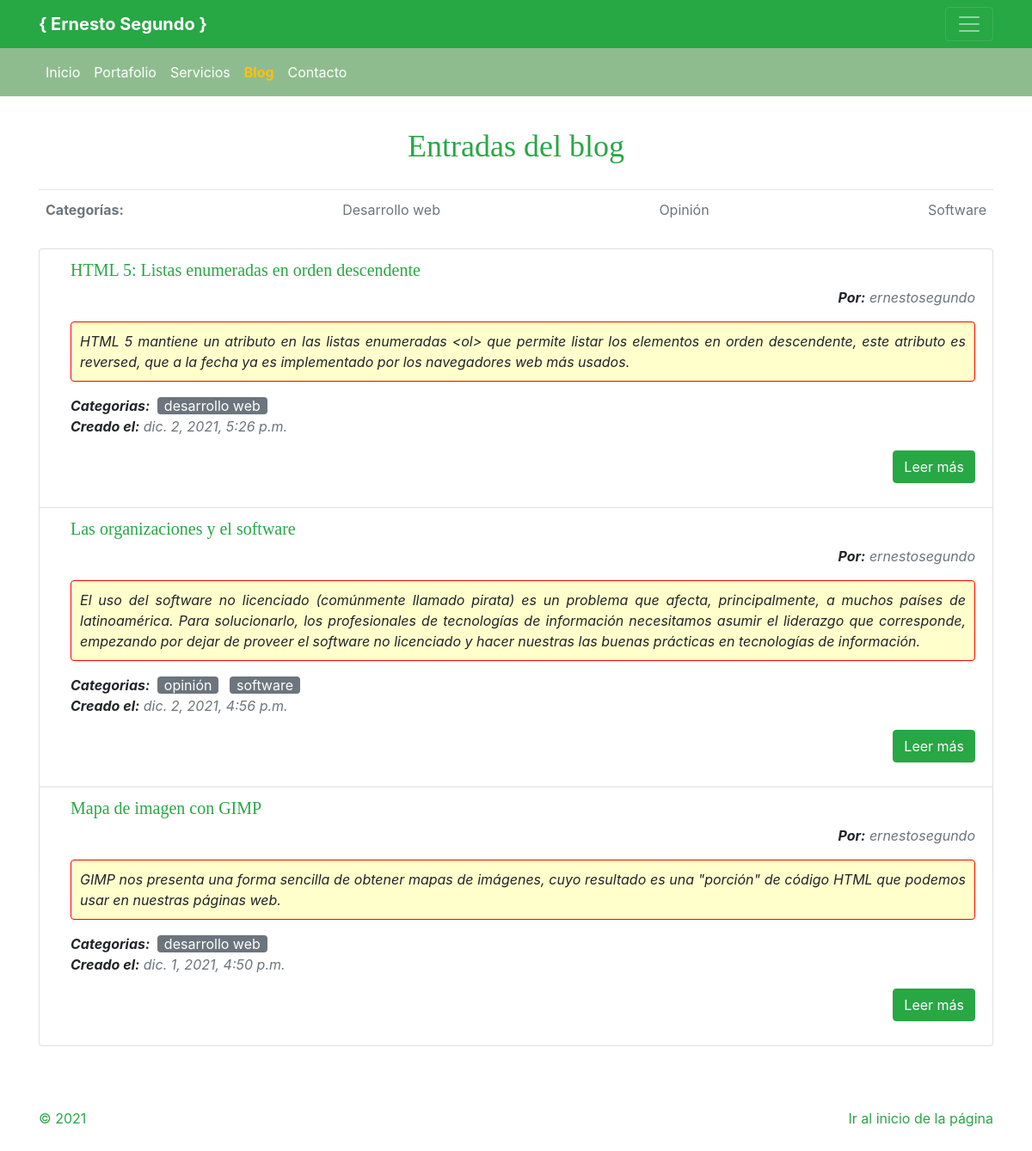
The page /blog/ on the database as committed earlier.
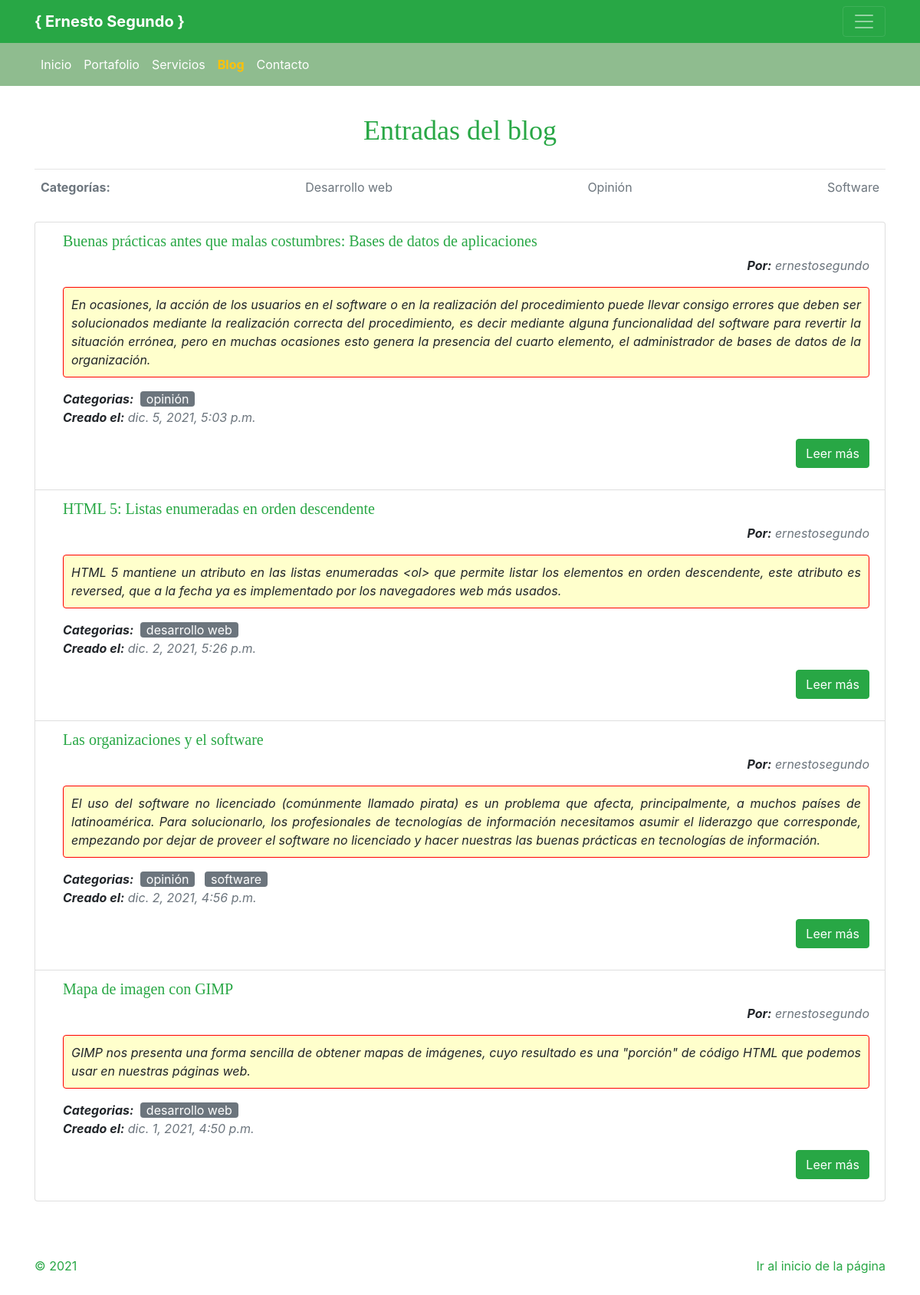
The same page on the database as committed later.
### blog/models.py (models this page shows, shortened)
class CategoriaPost(models.Model):
    nombre = models.CharField(max_length=50)
    disponibilidad = models.BooleanField(default=True)
    creado = models.DateTimeField(auto_now_add=True)
    modificado = models.DateTimeField(auto_now_add=True)
    class Meta:
        verbose_name = "Categoría de publicación"
        verbose_name_plural = "Categorías de publicación"

class Post(models.Model):
    titulo = models.CharField(max_length=80)
    resumen = models.CharField(max_length=500)
    imagen = models.ImageField(upload_to='blog', null=True, blank=True)
    autor = models.ForeignKey(User, on_delete=models.CASCADE)
    categorias = models.ManyToManyField(CategoriaPost)
    contenido = HTMLField()
    creado = models.DateTimeField(auto_now_add=True)
    modificado = models.DateTimeField(auto_now_add=True)
    class Meta:
        verbose_name = "Publicación"
        verbose_name_plural = "Publicaciones"

### blog/views.py (the view)
# urls.py: path('', views.blog, name='blog'),
def blog(request):
    posts = Post.objects.all().order_by('-id')
    categorias = CategoriaPost.objects.all().order_by('nombre')
    return render(request, 'blog/blog.html', {'posts': posts, 'categorias': categorias})

### blog/templates/blog/blog.html (shortened to what this page needs)
{% extends 'presentacion/masterpage.html' %}
{% load static %}
{% block content %}
    <main role="main">
		<section class="container my-4">
			<header class="blog-header py-3">
				<div class="row flex-nowrap justify-content-between align-items-center">
					<div class="col-12 text-center">
						<p class="blog-header-logo text-success">Entradas del blog</p>
					</div>
				</div>
			</header>
            <div class="nav-scroller py-1 mb-2">
				<nav class="nav d-flex justify-content-between">
					<p class="font-weight-bold p-2 text-muted">Categorías:</p>
					{% for categoria in categorias %}
						<a class="p-2 text-muted" href="{% url 'categoria_blog' categoria.id %}">{{categoria.nombre}}</a>
					{% endfor %}
				</nav>
			</div>
			<ul class="list-group my-4">
				{% for post in posts %}
				<li class="list-group-item">
					<div class="pl-3">
						<div class="pb-3">
							<h5 class="text-success">{{post.titulo}}</h5>
							<p class="text-right font-italic"><span class="font-weight-bold">Por:</span> <span class="text-muted">{{post.autor}}</span></p>
							<p class="summary-text text-justify rounded"><cite>{{post.resumen}}</cite></p>
							<p class="font-italic d-inline"><span class="font-weight-bold">Categorias:</span></p>
							{% for categoria in post.categorias.all %}
								<a class="text-lowercase bg-secondary rounded mx-1 px-2 text-white" href="{% url 'categoria_blog' categoria.id %}">{{categoria.nombre}}</a>
							{% endfor %}
							<p class="font-italic"><span class="font-weight-bold">Creado el:</span> <span class="text-muted text-lowercase">{{post.creado}}</span></p>
							<div class="text-right"><a href="{% url 'blogid' post.id %}" class="btn btn-success">Leer más</a></div>
						</div>
					</div>
				</li>
				{% endfor %}
			</ul>
        </section>
	</main>
{% endblock content %}

Rows that differ between the two databases and show on the page:
added Post: titulo "Buenas prácticas antes que malas costumbres: Bases de datos de aplicaciones", autor "ernestosegundo", resumen "En ocasiones, la acción de los usuarios en el software o en la realización del procedimiento puede llevar consigo errores que deben ser solucionados mediante la realización correcta del procedimiento, es decir mediante alguna funcionalidad del software para revertir la situación errónea, pero en muchas ocasiones esto genera la presencia del cuarto elemento, el administrador de bases de datos de la organización.", creado "dic. 5, 2021, 5:03 p.m.", CategoriaPost (nombre "opinión")
